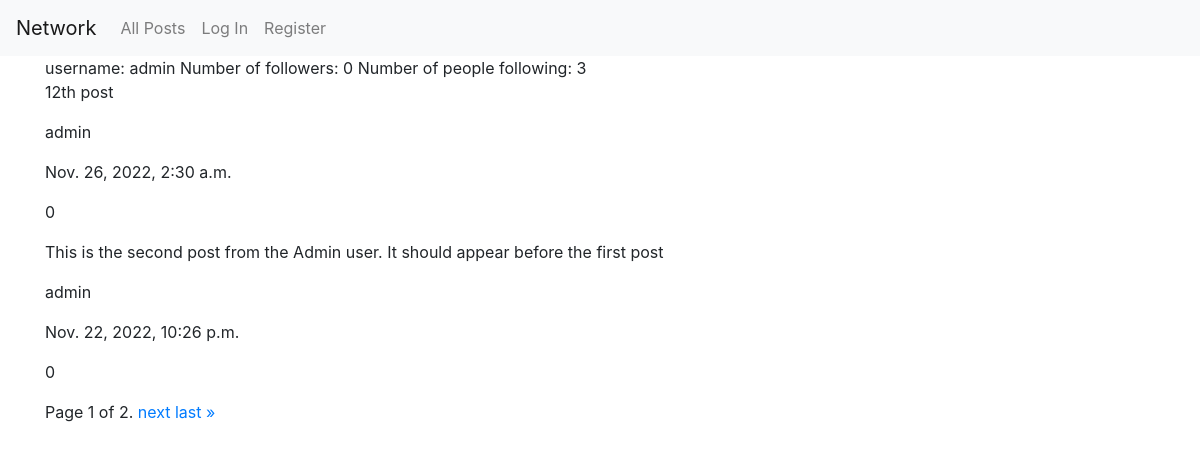
The page /profile_page/admin on the database its author committed.
### network/models.py (models this page shows, shortened)
class User(AbstractUser):
    following = models.ManyToManyField('User', blank=True, related_name='followers')
    def get_total_followers(self):
        return self.followers.all().count()
    def get_total_following(self):
        return self.following.all().count()

class Post(models.Model):
    content = models.TextField()
    poster = models.ForeignKey('User', on_delete=models.SET_NULL, null=True, related_name="own_posts")
    creation_date = models.DateTimeField(auto_now_add=True)
    def get_likes(self):
        return self.likes.all().count()
    def get_posts(type, user=None):
        posts = Post.objects.all().order_by('-creation_date')
        if type == 'ALL': return posts
        if type == 'USER': return posts.filter(poster=user)
        if type == 'FOLLOWING': return posts.filter(poster__in=user.following.all())

### network/views.py (the view)
# urls.py: path("profile_page/<str:username>", views.profile_page, name="profile_page"),
def profile_page(request, username):
    try:
        requested_user = User.objects.get(username=username)
    except User.DoesNotExist:
        return HttpResponse(f'404 User {username} not found')
    posts = Post.get_posts(type='USER', user=requested_user)
    user = request.user
    if (user == requested_user or not user.is_authenticated): follow_button = False
    else:
        if requested_user in user.following.all(): follow_button = 'Unfollow'
        else: follow_button = 'Follow'
    items_per_page = 2
    pages = Paginator(posts, items_per_page)
    page_number = request.GET.get('page')
    page_obj = pages.get_page(page_number)
    return render(request, "network/profile_page.html", {
        'requested_user': requested_user,
        'page_obj': page_obj,
        'follow_button': follow_button,
    })

### network/templates/network/profile_page.html (shortened to what this page needs)
{% extends "network/layout.html" %}
{% load static %}
{% block body %}
    username: {{ requested_user.username }}
    Number of followers: {{ requested_user.get_total_followers }}
    Number of people following: {{ requested_user.get_total_following }}
    {% for post in page_obj %}
        <p>{{ post.content }}</p>
        <p>{{ post.poster }}</p>
        <p>{{ post.creation_date }}</p>
        <p>{{ post.get_likes }}</p>
    {% endfor %}
    <div class="pagination">
        <span class="step-links">
            <span class="current">
                Page {{ page_obj.number }} of {{ page_obj.paginator.num_pages }}.
            </span>
            {% if page_obj.has_next %}
                <a href="?page={{ page_obj.next_page_number }}">next</a>
                <a href="?page={{ page_obj.paginator.num_pages }}">last &raquo;</a>
            {% endif %}
        </span>
    </div>
{% endblock %}

### rows shown on the page
User: username "admin", get_total_followers "0", get_total_following "3"
Post: content "12th post", poster "admin", creation_date "Nov. 26, 2022, 2:30 a.m.", get_likes "0"
Post: content "This is the second post from the Admin user. It should appear before the first post", poster "admin", creation_date "Nov. 22, 2022, 10:26 p.m.", get_likes "0"

### other values the page prints
{{ page_obj.number }} "1"
{{ page_obj.paginator.num_pages }} "2"
